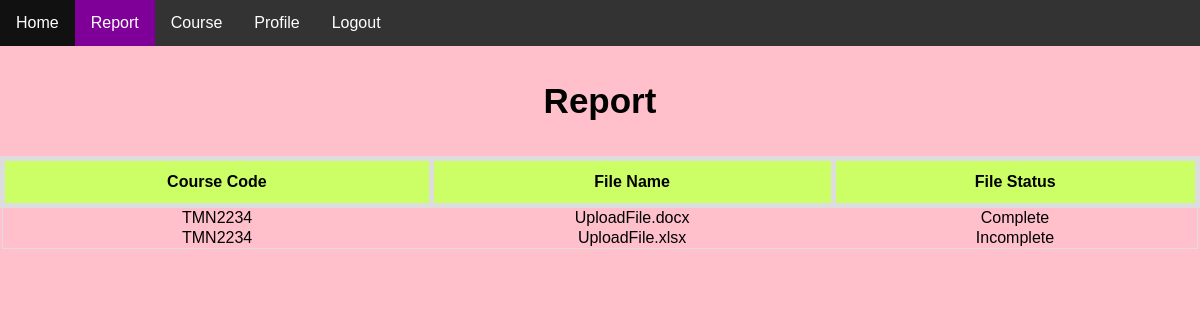
The page /report_cc.php (signed in) on the database its author committed.
### tables this page shows
CREATE TABLE `file` (
  `file_id` int(11) NOT NULL,
  `fname` varchar(100) NOT NULL,
  `fcomment` varchar(100) NOT NULL,
  `fstatus` varchar(100) NOT NULL,
  `ccid` int(11) NOT NULL,
  `class_id` int(11) NOT NULL,
  `fqmcstatus` varchar(100) NOT NULL,
  `fqmccomment` varchar(100) NOT NULL,
  `qmcid` int(11) NOT NULL
);

CREATE TABLE `class` (
  `class_id` int(11) NOT NULL,
  `courseid` varchar(100) NOT NULL,
  `ccid` varchar(100) NOT NULL
);

### report_cc.php (the view, shortened to what this page needs)
<?php
	$connect = mysqli_connect("localhost", "admin", "123456", "eCourse");
?>
<head>
</head>
<body>
	<nav class="nav-area">
		<ul>
			<li><a href="homepage_cc.php">Home</a></li>
			<li><a class="active" href="report_cc.php">Report</a></li>
			<li><a href="class_cc.php">Course</a></li>
			<li><a href="update_profile_cc.php">Profile</a></li>
			<li><a href="logout.php">Logout</a></li>
		</ul>
	</nav>
	<h3>Report</h3>
	<div>
		<table class="table">
			<thead>
				<tr>
					<th>Course Code</th>
					<th>File Name</th>
					<th>File Status</th>
				</tr>
			</thead>
			<tbody>
				<?php
				$query=mysqli_query($connect,"select class.courseid, file.fname, file.fstatus from class, file where file.class_id=class.class_id") or die(mysqli_error());
				while ($row=mysqli_fetch_assoc($query)) {
					?>
					<tr>
						<td><?php echo $row['courseid']; ?></td>
						<td><?php echo $row['fname']; ?></td>
						<td><?php echo $row['fstatus']; ?></td>
					</tr>
				<?php } ?>
			</tbody>
		</table>
	</div>
</body>

### report_cc.php (style rules this page uses)
body { background-color:pink; padding: 14px 20px; border: none; width: 100%; margin: 0; padding: 0; font-family: Arial; height: 100vh; }
h3 { text-align: center; font-size: 35px; }
ul { list-style-type: none; margin: 0; padding: 0; overflow: hidden; background-color: #333; }
li { float: left; }
li a { display: block; color: white; text-align: center; padding: 14px 16px; text-decoration: none; }
.active { background-color: #7F0099; }
.table { font-family: Arial; border-collapse: collapse; width: 100%; border: 1px solid #ddd; padding: 8px; text-align: center; }
.table thead, .table th { border: 5px solid #ddd; padding: 10px; }
.table th { padding-top: 12px; padding-bottom: 12px; text-align: center; background-color: #ccff66; color: black; }

### rows shown on the page
file: class.courseid "TMN2234", fname "UploadFile.docx", fstatus "Complete"
file: class.courseid "TMN2234", fname "UploadFile.xlsx", fstatus "Incomplete"
